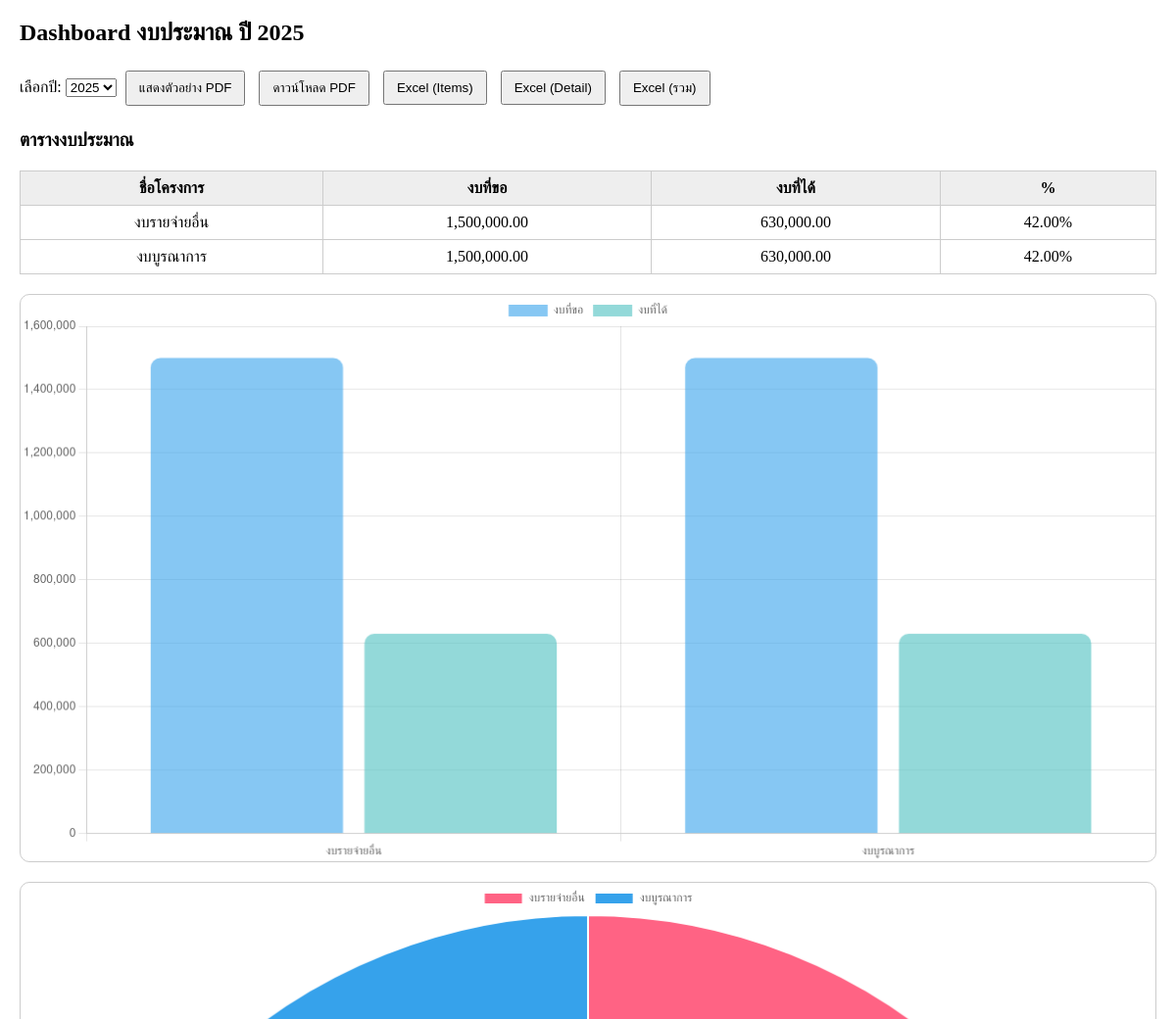
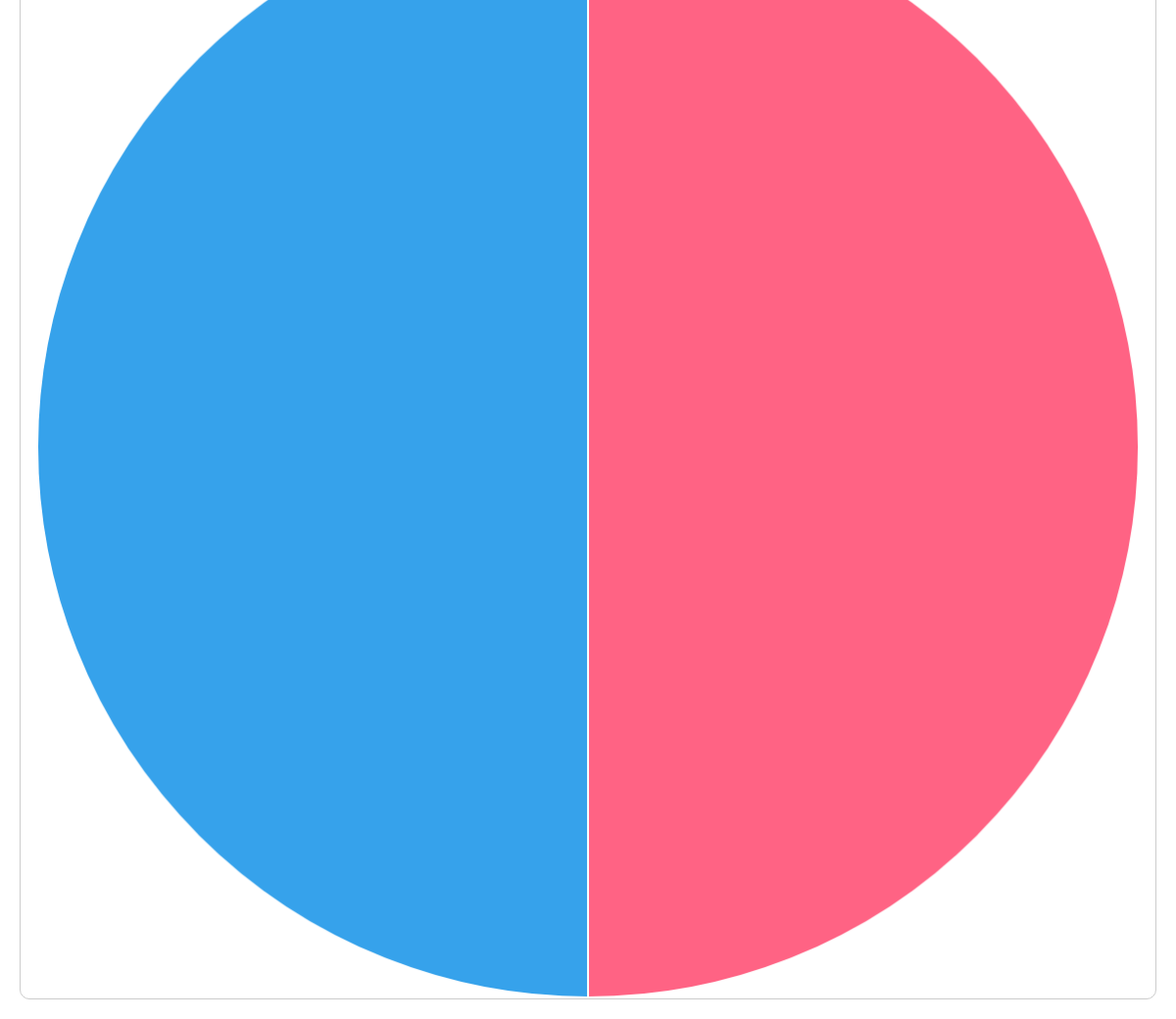
The page / on the database its author committed (2 pictures, top to bottom).
### tables this page shows
CREATE TABLE `budget_items` (
  `id` int(11) NOT NULL,
  `item_name` varchar(100) NOT NULL,
  `requested_amount` decimal(12,2) NOT NULL,
  `approved_amount` decimal(12,2) NOT NULL,
  `percentage` decimal(5,2) GENERATED ALWAYS AS (`approved_amount` / `requested_amount` * 100) STORED,
  `fiscal_year` int(11) NOT NULL
);

### index.php (the view, shortened to what this page needs)
<?php
include 'db.php';
$years = $pdo->query("SELECT DISTINCT fiscal_year FROM budget_items ORDER BY fiscal_year DESC")->fetchAll(PDO::FETCH_COLUMN);
$year = isset($_GET['year']) ? intval($_GET['year']) : (count($years) ? $years[0] : date('Y'));
$stmt = $pdo->prepare("SELECT * FROM budget_items WHERE fiscal_year = ?");
$stmt->execute([$year]);
$items = $stmt->fetchAll(PDO::FETCH_ASSOC);
?>
<!DOCTYPE html>
<html lang="th">
<head>
</head>
<body>
<h2>Dashboard งบประมาณ ปี <?php echo $year; ?></h2>
<div class="controls">
<form method="get" style="display:inline-block;">
    <label>เลือกปี:</label>
    <select name="year" onchange="this.form.submit()">
        <?php foreach ($years as $y): ?>
            <option value="<?= $y ?>" <?= ($y == $year) ? 'selected' : '' ?>><?= $y ?></option>
        <?php endforeach; ?>
    </select>
</form>
<a href="export_pdf.php?year=<?= $year ?>&type=full&mode=preview" target="_blank"><button>แสดงตัวอย่าง PDF</button></a>
<a href="export_pdf.php?year=<?= $year ?>&type=full&mode=download"><button>ดาวน์โหลด PDF</button></a>
<a href="export_excel.php?year=<?= $year ?>&type=items"><button>Excel (Items)</button></a>
<a href="export_excel.php?year=<?= $year ?>&type=detail"><button>Excel (Detail)</button></a>
<a href="export_excel.php?year=<?= $year ?>&type=full"><button>Excel (รวม)</button></a>
</div>
<h3>ตารางงบประมาณ</h3>
<table>
<tr><th>ชื่อโครงการ</th><th>งบที่ขอ</th><th>งบที่ได้</th><th>%</th></tr>
<?php foreach ($items as $item): ?>
<tr>
    <td><?= $item['item_name'] ?></td>
    <td><?= number_format($item['requested_amount'],2) ?></td>
    <td><?= number_format($item['approved_amount'],2) ?></td>
    <td><?= $item['percentage'] ?>%</td>
</tr>
<?php endforeach; ?>
</table>
<canvas id="barChart" width="400" height="200"></canvas>
<canvas id="pieChart" width="400" height="200"></canvas>
<script>
const labels = <?= json_encode(array_column($items, 'item_name')) ?>;
const requested = <?= json_encode(array_map('floatval', array_column($items, 'requested_amount'))) ?>;
const approved = <?= json_encode(array_map('floatval', array_column($items, 'approved_amount'))) ?>;
const percentage = <?= json_encode(array_map('floatval', array_column($items, 'percentage'))) ?>;
new Chart(document.getElementById('barChart'), {
    type: 'bar',
    data: {
        labels: labels,
        datasets: [
            { label: 'งบที่ขอ', data: requested, backgroundColor: 'rgba(54,162,235,0.6)', borderRadius: 10 },
            { label: 'งบที่ได้', data: approved, backgroundColor: 'rgba(75,192,192,0.6)', borderRadius: 10 }
        ]
    },
    options: { responsive: true, plugins: { legend: { position: 'top' } } }
});
new Chart(document.getElementById('pieChart'), {
    type: 'pie',
    data: {
        labels: labels,
        datasets: [{ data: percentage, backgroundColor: ['#FF6384','#36A2EB','#FFCE56','#4BC0C0'] }]
    }
});
</script>
</body>
</html>

### index.php (style rules this page uses)
body { font-family: Tahoma; margin: 20px; }
table { border-collapse: collapse; width: 100%; margin-top: 20px; }
th, td { border: 1px solid #ccc; padding: 8px; text-align: center; }
th { background: #eee; }
.controls { margin-bottom: 15px; }
button { padding: 8px 12px; margin: 5px; }
canvas { background: #fff; border: 1px solid #ccc; margin-top: 20px; border-radius: 10px; }

### rows shown on the page
budget_items: item_name "งบรายจ่ายอื่น", requested_amount "1,500,000.00", approved_amount "630,000.00", percentage "42.00"
budget_items: item_name "งบบูรณาการ", requested_amount "1,500,000.00", approved_amount "630,000.00", percentage "42.00"

### other values the page prints
$year "2025"
form field year "2025"
